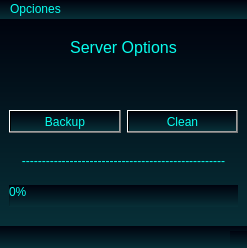
<?xml version="1.0" encoding="UTF-8"?>
<ui version="4.0">
 <class>BackUp</class>
 <widget class="QMainWindow" name="BackUp">
  <property name="geometry">
   <rect>
    <x>0</x>
    <y>0</y>
    <width>247</width>
    <height>248</height>
   </rect>
  </property>
  <property name="windowTitle">
   <string>MainWindow</string>
  </property>
  <property name="styleSheet">
   <string notr="true">background-color: qlineargradient(spread:pad, x1:0, y1:0, x2:0, y2:1, stop:0 rgba(0, 3, 14, 255), stop:1 rgba(7, 47, 55, 255));
border-top-color: rgb(46, 255, 23);
color: rgb(8, 255, 239);</string>
  </property>
  <widget class="QWidget" name="centralwidget">
   <layout class="QVBoxLayout" name="verticalLayout">
    <item>
     <spacer name="verticalSpacer_2">
      <property name="orientation">
       <enum>Qt::Vertical</enum>
      </property>
      <property name="sizeType">
       <enum>QSizePolicy::Fixed</enum>
      </property>
      <property name="sizeHint" stdset="0">
       <size>
        <width>20</width>
        <height>10</height>
       </size>
      </property>
     </spacer>
    </item>
    <item>
     <widget class="QLabel" name="lbl_title">
      <property name="font">
       <font>
        <pointsize>12</pointsize>
       </font>
      </property>
      <property name="autoFillBackground">
       <bool>false</bool>
      </property>
      <property name="styleSheet">
       <string notr="true">background-color: rgba(255, 255, 255, 0);</string>
      </property>
      <property name="text">
       <string>Server Options</string>
      </property>
      <property name="textFormat">
       <enum>Qt::PlainText</enum>
      </property>
      <property name="alignment">
       <set>Qt::AlignCenter</set>
      </property>
     </widget>
    </item>
    <item>
     <spacer name="verticalSpacer_4">
      <property name="orientation">
       <enum>Qt::Vertical</enum>
      </property>
      <property name="sizeHint" stdset="0">
       <size>
        <width>20</width>
        <height>40</height>
       </size>
      </property>
     </spacer>
    </item>
    <item>
     <layout class="QHBoxLayout" name="horizontalLayout">
      <item>
       <widget class="QPushButton" name="btn_backup">
        <property name="text">
         <string>Backup</string>
        </property>
       </widget>
      </item>
      <item>
       <widget class="QPushButton" name="btn_clean">
        <property name="text">
         <string>Clean</string>
        </property>
       </widget>
      </item>
     </layout>
    </item>
    <item>
     <spacer name="verticalSpacer_3">
      <property name="orientation">
       <enum>Qt::Vertical</enum>
      </property>
      <property name="sizeType">
       <enum>QSizePolicy::Fixed</enum>
      </property>
      <property name="sizeHint" stdset="0">
       <size>
        <width>20</width>
        <height>15</height>
       </size>
      </property>
     </spacer>
    </item>
    <item>
     <widget class="QLabel" name="lbl_feedback">
      <property name="styleSheet">
       <string notr="true">background-color: rgba(255, 255, 255, 0);</string>
      </property>
      <property name="text">
       <string>---------------------------------------------------</string>
      </property>
      <property name="alignment">
       <set>Qt::AlignCenter</set>
      </property>
     </widget>
    </item>
    <item>
     <spacer name="verticalSpacer_5">
      <property name="orientation">
       <enum>Qt::Vertical</enum>
      </property>
      <property name="sizeType">
       <enum>QSizePolicy::Fixed</enum>
      </property>
      <property name="sizeHint" stdset="0">
       <size>
        <width>20</width>
        <height>11</height>
       </size>
      </property>
     </spacer>
    </item>
    <item>
     <widget class="QProgressBar" name="proBar_Progress">
      <property name="enabled">
       <bool>false</bool>
      </property>
      <property name="value">
       <number>0</number>
      </property>
      <property name="textVisible">
       <bool>true</bool>
      </property>
      <property name="invertedAppearance">
       <bool>false</bool>
      </property>
     </widget>
    </item>
    <item>
     <spacer name="verticalSpacer">
      <property name="orientation">
       <enum>Qt::Vertical</enum>
      </property>
      <property name="sizeType">
       <enum>QSizePolicy::Fixed</enum>
      </property>
      <property name="sizeHint" stdset="0">
       <size>
        <width>20</width>
        <height>10</height>
       </size>
      </property>
     </spacer>
    </item>
   </layout>
  </widget>
  <widget class="QMenuBar" name="menubar">
   <property name="geometry">
    <rect>
     <x>0</x>
     <y>0</y>
     <width>247</width>
     <height>21</height>
    </rect>
   </property>
   <widget class="QMenu" name="menuOpciones">
    <property name="title">
     <string>Opciones</string>
    </property>
    <addaction name="actionAuto_backup_settings"/>
    <addaction name="separator"/>
    <addaction name="actionLog"/>
   </widget>
   <addaction name="menuOpciones"/>
  </widget>
  <widget class="QStatusBar" name="statusbar"/>
  <action name="actionAuto_backup_settings">
   <property name="text">
    <string>Auto_backup settings</string>
   </property>
  </action>
  <action name="actionLog">
   <property name="text">
    <string>Log</string>
   </property>
  </action>
 </widget>
 <resources/>
 <connections/>
</ui>
